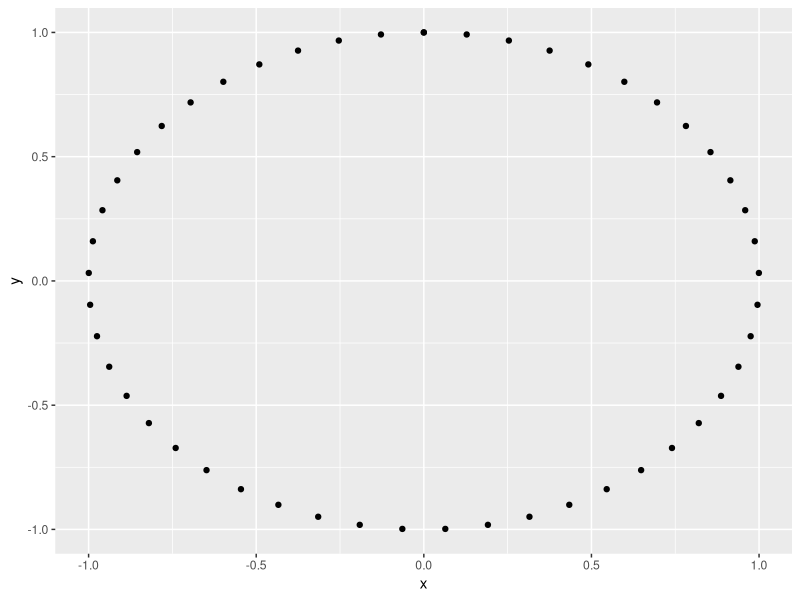
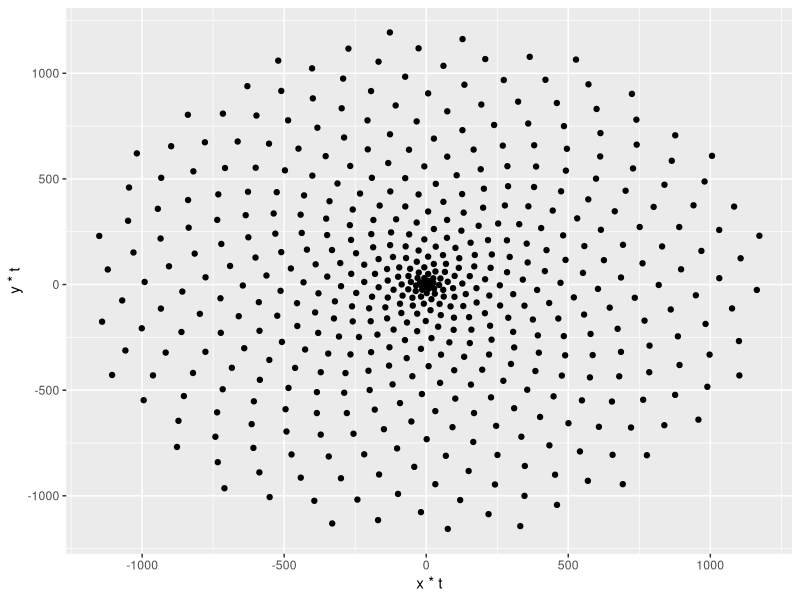

Source code (R) for these figures, in order:
## ---- chunk 1
knitr::opts_chunk$set(echo = TRUE)
options(repr.plot.width = 4, repr.plot.height = 4)
library(tidyverse)
## ---- chunk 2
t <- seq(0, 2*pi, length.out = 50)
x <- sin(t)
y <- cos(t)
df <- data.frame(t, x, y)

# Make a scatter plot of points in a circle
p <- ggplot(df, aes(x, y))
p + geom_point()
## ---- chunk 3
# Defining the number of points
points = 500

# Defining the Golden Angle
angle = pi * (3 - sqrt(5))

t <- (1:points) * angle
x <- sin(t)
y <- cos(t)
df <- data.frame(t, x, y)

# Make a scatter plot of points in a spiral
p <- ggplot(df, aes(x*t, y*t))
p + geom_point()
